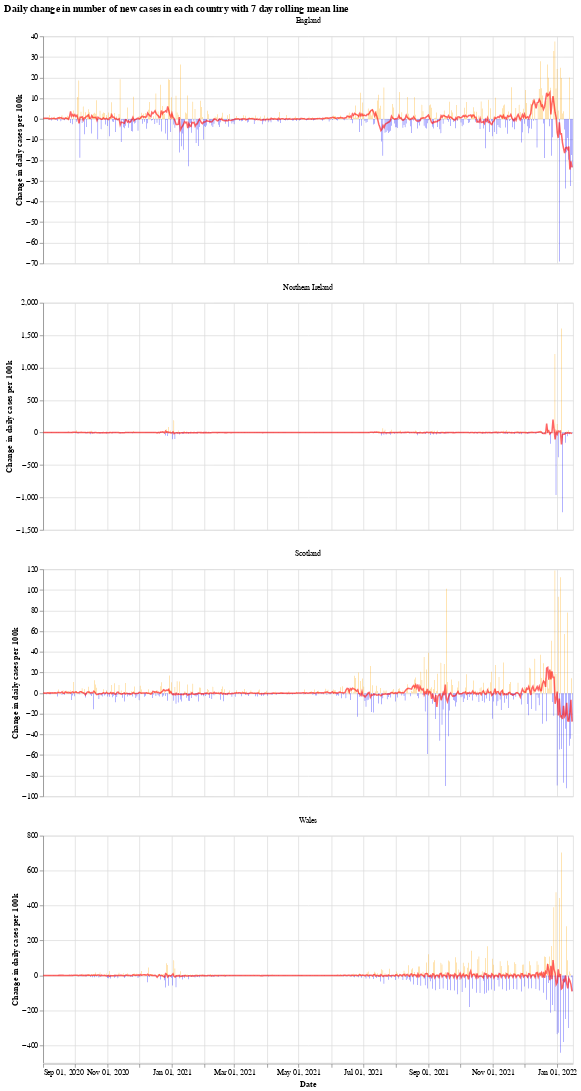

The notebook cell this image was saved under:
### Markdown cell above
We will use the Python library `Altair` for visualising the data, see the [altair docs](https://altair-viz.github.io/) for more information.

First we have a graph which shows the daily change in the number of new cases for each country. This number jumps up and down all over the place, which is likely due to delay in reporting of new cases over the weekend. Another interesting thing is that it looks like the daily cases in Wales experienced a much shorter period of calm over the summer (calm in the sense of daily cases not jumping up and down).

The orange bars are days when the number of new cases (per 100k population) was more than the previous day, while the blue are days when the number of new cases dropped. The red line is the 7 day moving average. 

When the moving average line is below 0, it means that there is a consistent drop in new cases. We can see this clearly happening around the times that lockdowns were introduced (though, to varying degrees). I will update the graphs soon with a marker of when each lockdown started.

### Code cell
# collapse
import altair as alt

bars = alt.Chart(uk_cases).mark_bar().encode(
    x=alt.X("yearmonthdate(date):T", axis=alt.Axis(title='Date')),
    y=alt.Y("casesChangeRate:Q", axis=alt.Axis(title='Change in daily cases per 100k')),
    tooltip='casesChange',
    color=alt.condition(
        alt.datum.casesChangeRate > 0,
        alt.value("orange"),  # The positive color
        alt.value("blue")  # The negative color
    )
).properties(title='Daily change in number of new cases with 7 day rolling mean',width=700).interactive()

line = alt.Chart(uk_cases).mark_line(
    color='red',
    size=2,
    opacity=0.6
).transform_window(
    rolling_mean='mean(casesChangeRate)',
    frame=[0, 7],
    groupby=['areaName']
).encode(
    x='yearmonthdate(date):T',
    y='rolling_mean:Q'
)

alt.layer(bars, line, data=uk_cases).facet(alt.Column(
    'areaName', title=''), columns=1).resolve_scale(y='independent').properties(title='Daily change in number of new cases in each country with 7 day rolling mean line')

### Figure 1 — Vega-Lite specification as saved in the notebook (floating-point values rounded to 4 significant figures; data arrays with more than 128 entries replaced by an {"elided": "..."} marker saying what was removed)
{"config": {"view": {"continuousWidth": 400, "continuousHeight": 300}}, "data": {"name": "data-61c4d0958bbfe2c706ed2280a8e0ade1"}, "facet": {"type": "nominal", "field": "areaName", "title": ""}, "spec": {"layer": [{"mark": "bar", "encoding": {"color": {"condition": {"value": "orange", "test": "(datum.casesChangeRate > 0)"}, "value": "blue"}, "tooltip": {"type": "quantitative", "field": "casesChange"}, "x": {"type": "temporal", "axis": {"title": "Date"}, "field": "date", "timeUnit": "yearmonthdate"}, "y": {"type": "quantitative", "axis": {"title": "Change in daily cases per 100k"}, "field": "casesChangeRate"}}, "selection": {"selector001": {"type": "interval", "bind": "scales", "encodings": ["x", "y"]}}, "title": "Daily change in number of new cases with 7 day rolling mean", "width": 700}, {"mark": {"type": "line", "color": "red", "opacity": 0.6, "size": 2}, "encoding": {"x": {"type": "temporal", "field": "date", "timeUnit": "yearmonthdate"}, "y": {"type": "quantitative", "field": "rolling_mean"}}, "transform": [{"window": [{"op": "mean", "field": "casesChangeRate", "as": "rolling_mean"}], "frame": [0, 7], "groupby": ["areaName"]}]}]}, "columns": 1, "resolve": {"scale": {"y": "independent"}}, "title": "Daily change in number of new cases in each country with 7 day rolling mean line", "$schema": "https://vega.github.io/schema/vega-lite/v4.8.1.json", "datasets": {"data-61c4d0958bbfe2c706ed2280a8e0ade1": {"elided": "2008 records"}}}
